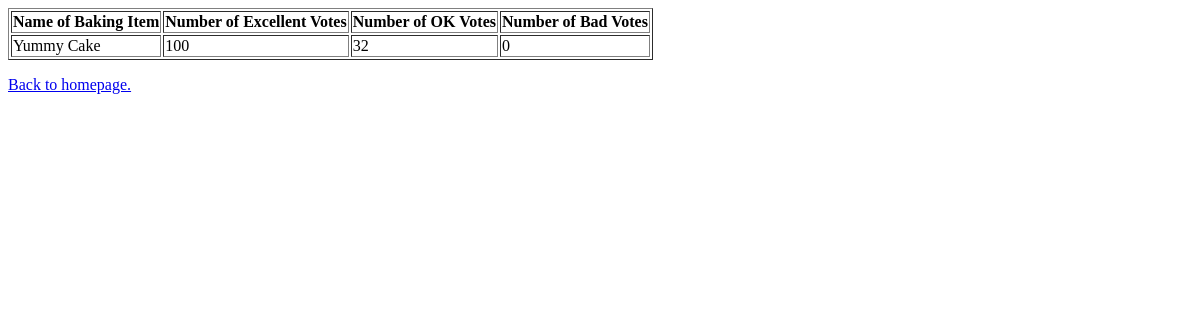
Before: /my-results (signed in) with the older database file.
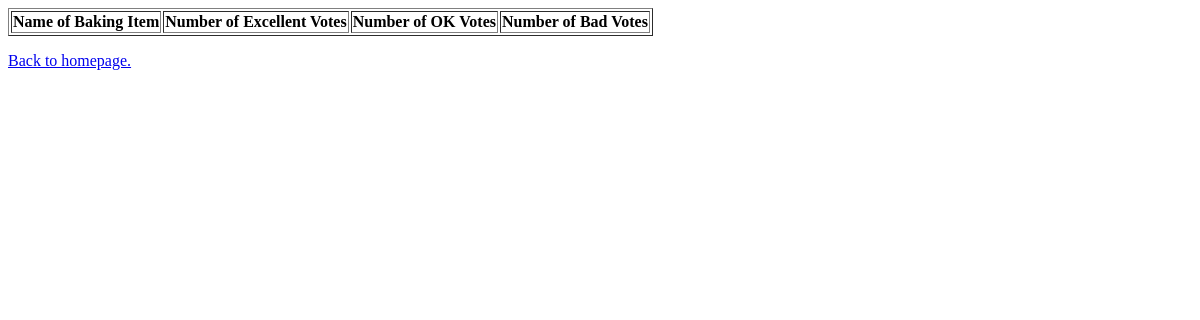
After: the same page with the newer database file.
### tables this page shows
CREATE TABLE entries(
			entryID INTEGER PRIMARY KEY AUTOINCREMENT, 
			userName TEXT NOT NULL, 
			item TEXT NOT NULL, 
			excellent INTEGER NOT NULL, 
			ok INTEGER NOT NULL, 
			bad INTEGER NOT NULL);

### Boss_M_Agrawal_M_Assignment6.py (the view)
@app.route('/my-results')
def myResults():
	if not session.get('logged_in'):
		return render_template('login.html')
	print("1. SESSION AT /my-results:", session)
	username = session['username'].strip()
	print(f"session username: {username}")
	conn = sqlite3.connect(db_path)
	conn.row_factory = sqlite3.Row
	cur = conn.cursor()
	cur.execute("SELECT * FROM entries WHERE userName = ?",
			 (username, ))
	user_entries = cur.fetchall()
	for u in user_entries:
		print(u)
		print("check")
	print("Entries for user after insert:", cur.fetchall())
	print("2.SESSION AT /my-results", session)
	conn.close()
	return render_template('my-results.html', entries=user_entries)

### Boss_M_Agrawal_M_Assignment6.py (called while the page is built)
@app.after_request
def add_no_cache_headers(response):
	response.headers['Cache-Control'] = 'no-store, no-cache, must-revalidate, max-age=0'
	response.headers['Pragma'] = 'no-cache'
	response.headers['Expires'] = '0'
	return response

### templates/my-results.html (shortened to what this page needs)
<!DOCTYPE html>
<html lang="en">
<head>
</head>
<body>
    <table border="1">
        <tr>
            <th>Name of Baking Item</th>
            <th>Number of Excellent Votes</th>
            <th>Number of OK Votes</th>
            <th>Number of Bad Votes</th>
        </tr>
        {% for e in entries %}
        <tr>
            <td>{{ e['item']}}</td>
            <td>{{ e['excellent']}}</td>
            <td>{{ e['ok']}}</td>
            <td>{{ e['bad']}}</td>
        </tr>
        {% endfor %}
    </table>
    <p><a href = "{{ url_for('home') }}">Back to homepage.</a></p>
</body>
</html>

Changed rows visible on the page:
no longer on this page (row edited): entries: item "Yummy Cake", excellent "100", ok "32", bad "0"
